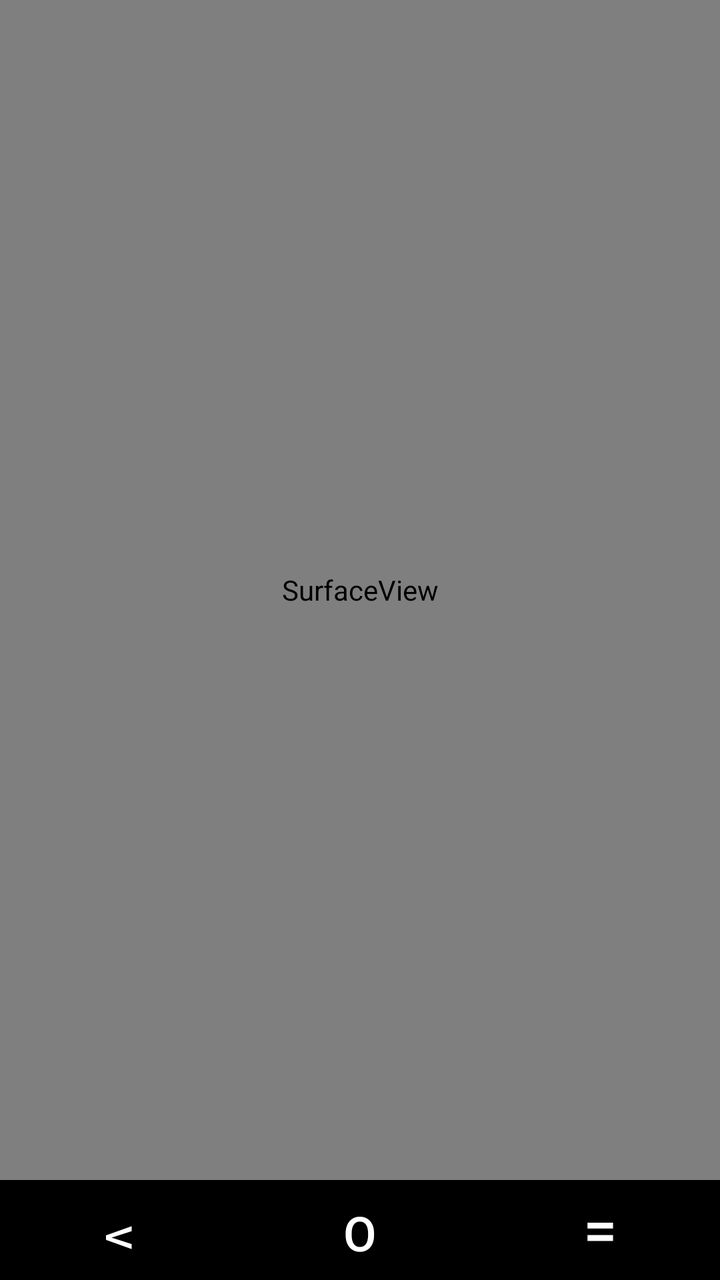
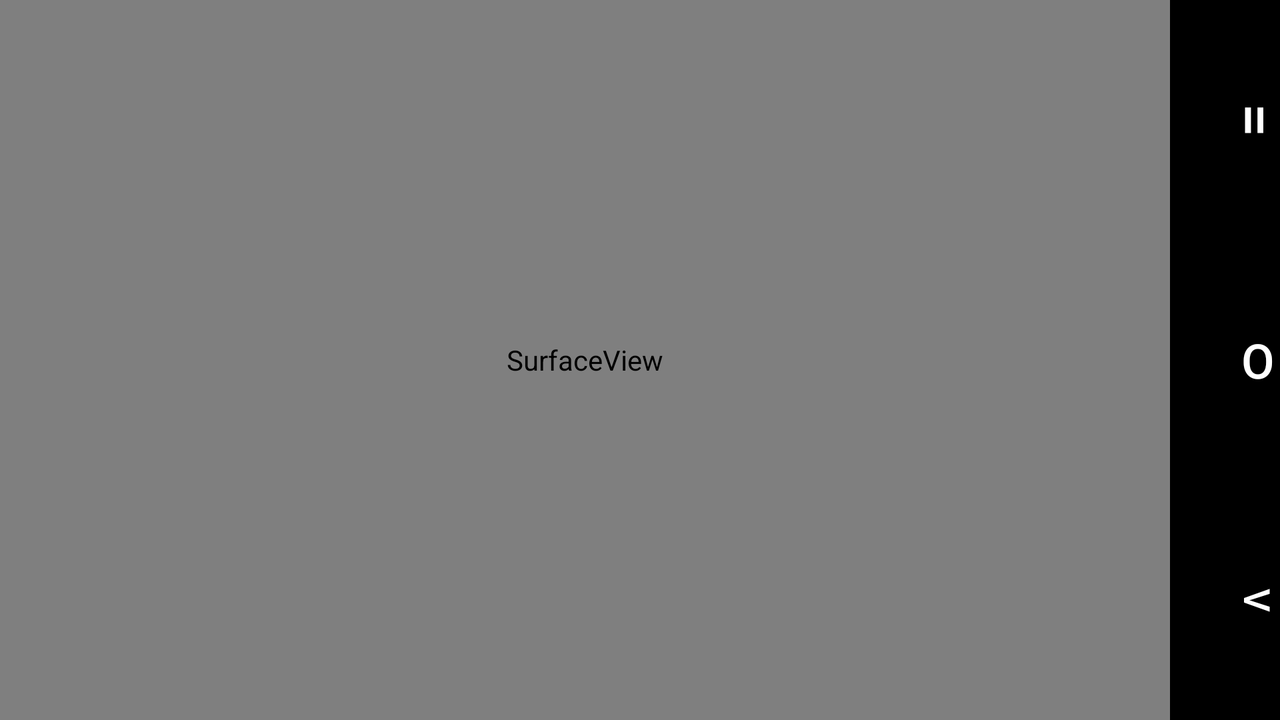

Compare how this app lays out the same screen by default and in its alternative resource folder. The renders come first, then the two layout files and the values they reference.
<!-- AndroidManifest.xml: application theme AppTheme -->
<!-- res/layout/surface_nav.xml -->
<?xml version="1.0" encoding="utf-8"?>
<LinearLayout xmlns:android="http://schemas.android.com/apk/res/android"
    xmlns:tools="http://schemas.android.com/tools"
    android:id="@+id/container"
    android:layout_width="match_parent"
    android:layout_height="match_parent"
    android:weightSum="2"
    android:orientation="vertical">

    <SurfaceView
        android:id="@+id/decoder_surface"
        android:layout_width="match_parent"
        android:layout_height="match_parent"
        android:layout_weight="1" />

    <LinearLayout
        android:layout_width="match_parent"
        android:layout_height="100dp"
        android:background="@android:color/black"
        android:orientation="horizontal">

        <Button
            android:id="@+id/back_button"
            android:layout_width="wrap_content"
            android:layout_height="wrap_content"
            android:layout_weight="1"
            android:background="@android:color/black"
            android:rotation="90"
            android:text="@string/back_button"
            android:textColor="@android:color/white"
            android:textSize="18sp" />

        <Button
            android:id="@+id/home_button"
            android:layout_width="wrap_content"
            android:layout_height="wrap_content"
            android:layout_weight="1"
            android:background="@android:color/black"
            android:text="@string/home_button"
            android:textAlignment="center"
            android:textColor="@android:color/white"
            android:textSize="24sp" />


        <Button
            android:id="@+id/appswitch_button"
            android:layout_width="wrap_content"
            android:layout_height="wrap_content"
            android:layout_weight="1"
            android:background="@android:color/black"
            android:text="@string/appswitch_button"
            android:textColor="@android:color/white"
            android:textSize="30sp" />


    </LinearLayout>

</LinearLayout>
<!-- resources referenced by this layout -->
<resources>
  <string name="appswitch_button">=</string>
  <string name="back_button">v</string>
  <string name="home_button">o</string>
  <style name="AppTheme" parent="android:Theme.DeviceDefault.Light.NoActionBar">
          
      </style>
</resources>
<!-- res/layout-land/surface_nav.xml (the repository's variant of the layout above) -->
<!-- drawn on the phone turned sideways -->
<?xml version="1.0" encoding="utf-8"?>
<LinearLayout xmlns:android="http://schemas.android.com/apk/res/android"
    xmlns:tools="http://schemas.android.com/tools"
    android:id="@+id/container"
    android:layout_width="match_parent"
    android:layout_height="match_parent"
    android:orientation="horizontal"
    android:weightSum="2">

    <SurfaceView
        android:id="@+id/decoder_surface"
        android:layout_width="match_parent"
        android:layout_height="match_parent"
        android:layout_weight="1" />

    <LinearLayout
        android:layout_width="110dp"
        android:layout_height="match_parent"
        android:background="@android:color/black"
        android:orientation="vertical">


        <Button
            android:id="@+id/appswitch_button"
            android:layout_width="wrap_content"
            android:layout_height="wrap_content"
            android:layout_weight="1"
            android:background="@android:color/black"
            android:rotation="90"
            android:text="@string/appswitch_button"
            android:textAlignment="center"
            android:textColor="@android:color/white"
            android:textSize="30sp" />


        <Button
            android:id="@+id/home_button"
            android:layout_width="wrap_content"
            android:layout_height="wrap_content"
            android:layout_weight="1"
            android:background="@android:color/black"
            android:rotationX="0"
            android:text="@string/home_button"
            android:textAlignment="center"
            android:textColor="@android:color/white"
            android:textSize="24sp" />

        <Button
            android:id="@+id/back_button"
            android:layout_width="wrap_content"
            android:layout_height="wrap_content"
            android:layout_weight="1"
            android:background="@android:color/black"
            android:rotation="90"
            android:text="@string/back_button"
            android:textAlignment="center"
            android:textColor="@android:color/white"
            android:textSize="18sp" />


    </LinearLayout>

</LinearLayout>
